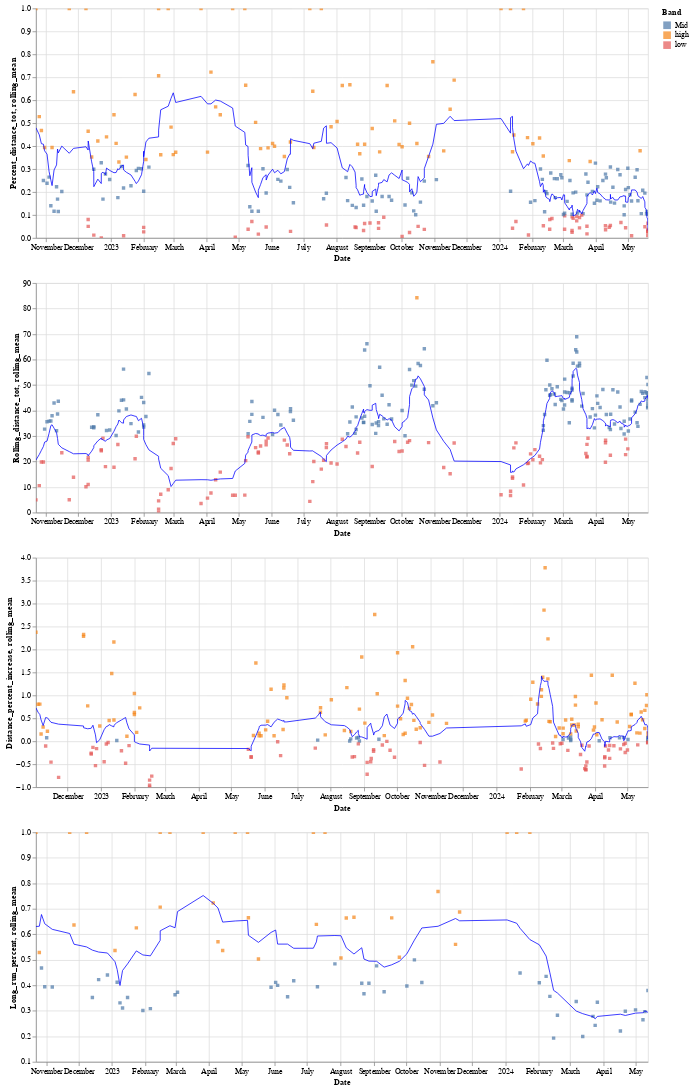

Notebook source saved alongside this figure:
### Code cell
(date_percent_dist) & (date_rolling_dist) & (date_dist_incre) & (date_long_per)

### Figure 1 — Vega-Lite specification as saved in the notebook (floating-point values rounded to 4 significant figures; data arrays with more than 128 entries replaced by an {"elided": "..."} marker saying what was removed)
{"config": {"view": {"continuousWidth": 300, "continuousHeight": 300}}, "vconcat": [{"layer": [{"mark": {"type": "square", "size": 20}, "encoding": {"color": {"field": "Band", "type": "nominal"}, "tooltip": [{"field": "Date", "type": "temporal"}, {"field": "Percent_distance_tot", "type": "quantitative"}], "x": {"field": "Date", "type": "temporal"}, "y": {"field": "Percent_distance_tot", "scale": {"zero": false}, "type": "quantitative"}}, "name": "view_79"}, {"mark": {"type": "line", "color": "blue", "size": 1}, "encoding": {"x": {"field": "Date", "type": "temporal"}, "y": {"field": "rolling_mean", "scale": {"zero": false}, "type": "quantitative"}}, "transform": [{"window": [{"op": "mean", "field": "Percent_distance_tot", "as": "rolling_mean"}], "frame": [-5, 5]}]}], "data": {"name": "data-203a5afef03c331f86591612649e52ba"}, "height": 300, "width": 800}, {"layer": [{"mark": {"type": "square", "size": 20}, "encoding": {"color": {"field": "Band", "type": "nominal"}, "tooltip": [{"field": "Date", "type": "temporal"}, {"field": "Rolling_distance_tot", "type": "quantitative"}], "x": {"field": "Date", "type": "temporal"}, "y": {"field": "Rolling_distance_tot", "scale": {"zero": false}, "type": "quantitative"}}, "name": "view_80"}, {"mark": {"type": "line", "color": "blue", "size": 1}, "encoding": {"x": {"field": "Date", "type": "temporal"}, "y": {"field": "rolling_mean", "scale": {"zero": false}, "type": "quantitative"}}, "transform": [{"window": [{"op": "mean", "field": "Rolling_distance_tot", "as": "rolling_mean"}], "frame": [-5, 5]}]}], "data": {"name": "data-2c6c9787021c6dd66d867c84dc0b0327"}, "height": 300, "width": 800}, {"layer": [{"mark": {"type": "square", "size": 20}, "encoding": {"color": {"field": "Band", "type": "nominal"}, "tooltip": [{"field": "Date", "type": "temporal"}, {"field": "Distance_percent_increase", "type": "quantitative"}], "x": {"field": "Date", "type": "temporal"}, "y": {"field": "Distance_percent_increase", "scale": {"zero": false}, "type": "quantitative"}}, "name": "view_81"}, {"mark": {"type": "line", "color": "blue", "size": 1}, "encoding": {"x": {"field": "Date", "type": "temporal"}, "y": {"field": "rolling_mean", "scale": {"zero": false}, "type": "quantitative"}}, "transform": [{"window": [{"op": "mean", "field": "Distance_percent_increase", "as": "rolling_mean"}], "frame": [-5, 5]}]}], "data": {"name": "data-1f60319e330f5bf99a5c47a2fd851fd2"}, "height": 300, "width": 800}, {"layer": [{"mark": {"type": "square", "size": 20}, "encoding": {"color": {"field": "Band", "type": "nominal"}, "tooltip": [{"field": "Date", "type": "temporal"}, {"field": "Long_run_percent", "type": "quantitative"}], "x": {"field": "Date", "type": "temporal"}, "y": {"field": "Long_run_percent", "scale": {"zero": false}, "type": "quantitative"}}, "name": "view_82"}, {"mark": {"type": "line", "color": "blue", "size": 1}, "encoding": {"x": {"field": "Date", "type": "temporal"}, "y": {"field": "rolling_mean", "scale": {"zero": false}, "type": "quantitative"}}, "transform": [{"window": [{"op": "mean", "field": "Long_run_percent", "as": "rolling_mean"}], "frame": [-5, 5]}]}], "data": {"name": "data-b0b43f7c00f93a5c18634ee12d23bea6"}, "height": 300, "width": 800}], "params": [{"name": "param_79", "select": {"type": "interval", "encodings": ["x", "y"]}, "bind": "scales", "views": ["view_79"]}, {"name": "param_80", "select": {"type": "interval", "encodings": ["x", "y"]}, "bind": "scales", "views": ["view_80"]}, {"name": "param_81", "select": {"type": "interval", "encodings": ["x", "y"]}, "bind": "scales", "views": ["view_81"]}, {"name": "param_82", "select": {"type": "interval", "encodings": ["x", "y"]}, "bind": "scales", "views": ["view_82"]}], "$schema": "https://vega.github.io/schema/vega-lite/v5.16.3.json", "datasets": {"data-203a5afef03c331f86591612649e52ba": {"elided": "250 records"}, "data-2c6c9787021c6dd66d867c84dc0b0327": {"elided": "251 records"}, "data-1f60319e330f5bf99a5c47a2fd851fd2": {"elided": "206 records"}, "data-b0b43f7c00f93a5c18634ee12d23bea6": [{"Date": "2024-05-12T07:58:20", "Long_run_percent": 0.3794, "Band": "Mid"}, {"Date": "2024-05-09T11:37:12", "Long_run_percent": 0.2967, "Band": "Mid"}, {"Date": "2024-05-07T16:55:34", "Long_run_percent": 0.2647, "Band": "Mid"}, {"Date": "2024-04-30T19:04:57", "Long_run_percent": 0.3038, "Band": "Mid"}, {"Date": "2024-04-21T07:59:37", "Long_run_percent": 0.2983, "Band": "Mid"}, {"Date": "2024-04-16T18:26:50", "Long_run_percent": 0.221, "Band": "Mid"}, {"Date": "2024-03-26T08:59:17", "Long_run_percent": 0.3333, "Band": "Mid"}, {"Date": "2024-03-24T08:03:31", "Long_run_percent": 0.2429, "Band": "Mid"}, {"Date": "2024-03-22T08:39:36", "Long_run_percent": 0.2783, "Band": "Mid"}, {"Date": "2024-03-12T19:10:35", "Long_run_percent": 0.1995, "Band": "Mid"}, {"Date": "2024-03-06T18:37:39", "Long_run_percent": 0.3367, "Band": "Mid"}, {"Date": "2024-02-18T08:04:40", "Long_run_percent": 0.2827, "Band": "Mid"}, {"Date": "2024-02-14T18:37:46", "Long_run_percent": 0.1929, "Band": "Mid"}, {"Date": "2024-02-11T07:35:47", "Long_run_percent": 0.3566, "Band": "Mid"}, {"Date": "2024-02-07T19:40:37", "Long_run_percent": 0.4351, "Band": "Mid"}, {"Date": "2024-02-01T12:17:39", "Long_run_percent": 0.4101, "Band": "Mid"}, {"Date": "2024-01-23T17:26:00", "Long_run_percent": 1.0, "Band": "high"}, {"Date": "2024-01-14T15:38:20", "Long_run_percent": 0.4483, "Band": "Mid"}, {"Date": "2024-01-11T12:27:07", "Long_run_percent": 1.0, "Band": "high"}, {"Date": "2024-01-02T14:36:16", "Long_run_percent": 1.0, "Band": "high"}, {"Date": "2023-11-19T12:42:37", "Long_run_percent": 0.6875, "Band": "high"}, {"Date": "2023-11-15T17:56:37", "Long_run_percent": 0.5604, "Band": "high"}, {"Date": "2023-10-30T12:09:59", "Long_run_percent": 0.7678, "Band": "high"}, {"Date": "2023-10-15T11:47:19", "Long_run_percent": 0.4111, "Band": "Mid"}, {"Date": "2023-10-08T14:10:27", "Long_run_percent": 0.4999, "Band": "Mid"}, {"Date": "2023-10-01T14:10:44", "Long_run_percent": 0.3972, "Band": "Mid"}, {"Date": "2023-09-24T15:32:22", "Long_run_percent": 0.51, "Band": "high"}, {"Date": "2023-09-17T12:32:17", "Long_run_percent": 0.6645, "Band": "high"}, {"Date": "2023-09-10T11:46:09", "Long_run_percent": 0.375, "Band": "Mid"}, {"Date": "2023-09-03T12:11:13", "Long_run_percent": 0.4764, "Band": "Mid"}, {"Date": "2023-08-27T08:52:33", "Long_run_percent": 0.4079, "Band": "Mid"}, {"Date": "2023-08-22T18:54:52", "Long_run_percent": 0.3671, "Band": "Mid"}, {"Date": "2023-08-20T17:41:19", "Long_run_percent": 0.4082, "Band": "Mid"}, {"Date": "2023-08-13T11:51:14", "Long_run_percent": 0.6671, "Band": "high"}, {"Date": "2023-08-06T08:40:22", "Long_run_percent": 0.664, "Band": "high"}, {"Date": "2023-08-01T10:51:28", "Long_run_percent": 0.5071, "Band": "high"}, {"Date": "2023-07-26T19:36:14", "Long_run_percent": 0.484, "Band": "Mid"}, {"Date": "2023-07-17T15:13:06", "Long_run_percent": 1.0, "Band": "high"}, {"Date": "2023-07-10T14:30:26", "Long_run_percent": 0.3941, "Band": "Mid"}, {"Date": "2023-07-09T14:45:00", "Long_run_percent": 0.6389, "Band": "high"}, {"Date": "2023-07-06T20:17:21", "Long_run_percent": 1.0, "Band": "high"}, {"Date": "2023-06-18T14:17:14", "Long_run_percent": 0.418, "Band": "Mid"}, {"Date": "2023-06-12T21:38:17", "Long_run_percent": 0.3551, "Band": "Mid"}, {"Date": "2023-06-03T15:43:24", "Long_run_percent": 0.3997, "Band": "Mid"}, {"Date": "2023-06-01T19:41:37", "Long_run_percent": 0.4116, "Band": "Mid"}, {"Date": "2023-05-28T13:21:39", "Long_run_percent": 0.3923, "Band": "Mid"}, {"Date": "2023-05-16T20:39:27", "Long_run_percent": 0.5035, "Band": "high"}, {"Date": "2023-05-07T13:00:04", "Long_run_percent": 0.665, "Band": "high"}, {"Date": "2023-05-06T17:06:10", "Long_run_percent": 1.0, "Band": "high"}, {"Date": "2023-04-25T07:02:43", "Long_run_percent": 1.0, "Band": "high"}, {"Date": "2023-04-13T15:32:50", "Long_run_percent": 0.5366, "Band": "high"}, {"Date": "2023-04-09T07:15:58", "Long_run_percent": 0.5711, "Band": "high"}, {"Date": "2023-04-04T21:27:14", "Long_run_percent": 0.7225, "Band": "high"}, {"Date": "2023-03-26T13:36:29", "Long_run_percent": 1.0, "Band": "high"}, {"Date": "2023-03-02T18:00:33", "Long_run_percent": 0.3729, "Band": "Mid"}, {"Date": "2023-02-28T11:14:42", "Long_run_percent": 0.3629, "Band": "Mid"}, {"Date": "2023-02-23T17:27:17", "Long_run_percent": 1.0, "Band": "high"}, {"Date": "2023-02-14T16:29:25", "Long_run_percent": 0.7068, "Band": "high"}, {"Date": "2023-02-14T16:17:37", "Long_run_percent": 1.0, "Band": "high"}, {"Date": "2023-02-05T13:22:04", "Long_run_percent": 0.3085, "Band": "Mid"}, {"Date": "2023-01-29T14:43:25", "Long_run_percent": 0.3012, "Band": "Mid"}, {"Date": "2023-01-23T13:10:36", "Long_run_percent": 0.6252, "Band": "high"}, {"Date": "2023-01-15T09:21:19", "Long_run_percent": 0.352, "Band": "Mid"}, {"Date": "2023-01-10T17:43:09", "Long_run_percent": 0.3108, "Band": "Mid"}, {"Date": "2023-01-08T08:40:05", "Long_run_percent": 0.3311, "Band": "Mid"}, {"Date": "2023-01-05T17:38:34", "Long_run_percent": 0.4118, "Band": "Mid"}, {"Date": "2023-01-03T17:38:26", "Long_run_percent": 0.5366, "Band": "high"}, {"Date": "2022-12-27T17:18:03", "Long_run_percent": 0.4402, "Band": "Mid"}, {"Date": "2022-12-19T13:08:19", "Long_run_percent": 0.4222, "Band": "Mid"}, {"Date": "2022-12-13T17:40:34", "Long_run_percent": 0.3525, "Band": "Mid"}, {"Date": "2022-12-08T09:14:05", "Long_run_percent": 1.0, "Band": "high"}, {"Date": "2022-11-26T16:05:57", "Long_run_percent": 0.6368, "Band": "high"}, {"Date": "2022-11-22T16:38:19", "Long_run_percent": 1.0, "Band": "high"}, {"Date": "2022-11-06T12:29:02", "Long_run_percent": 0.3936, "Band": "Mid"}, {"Date": "2022-10-30T12:24:29", "Long_run_percent": 0.3941, "Band": "Mid"}, {"Date": "2022-10-27T12:05:38", "Long_run_percent": 0.468, "Band": "Mid"}, {"Date": "2022-10-25T12:15:24", "Long_run_percent": 0.5284, "Band": "high"}, {"Date": "2022-10-22T09:03:21", "Long_run_percent": 1.0, "Band": "high"}]}}
